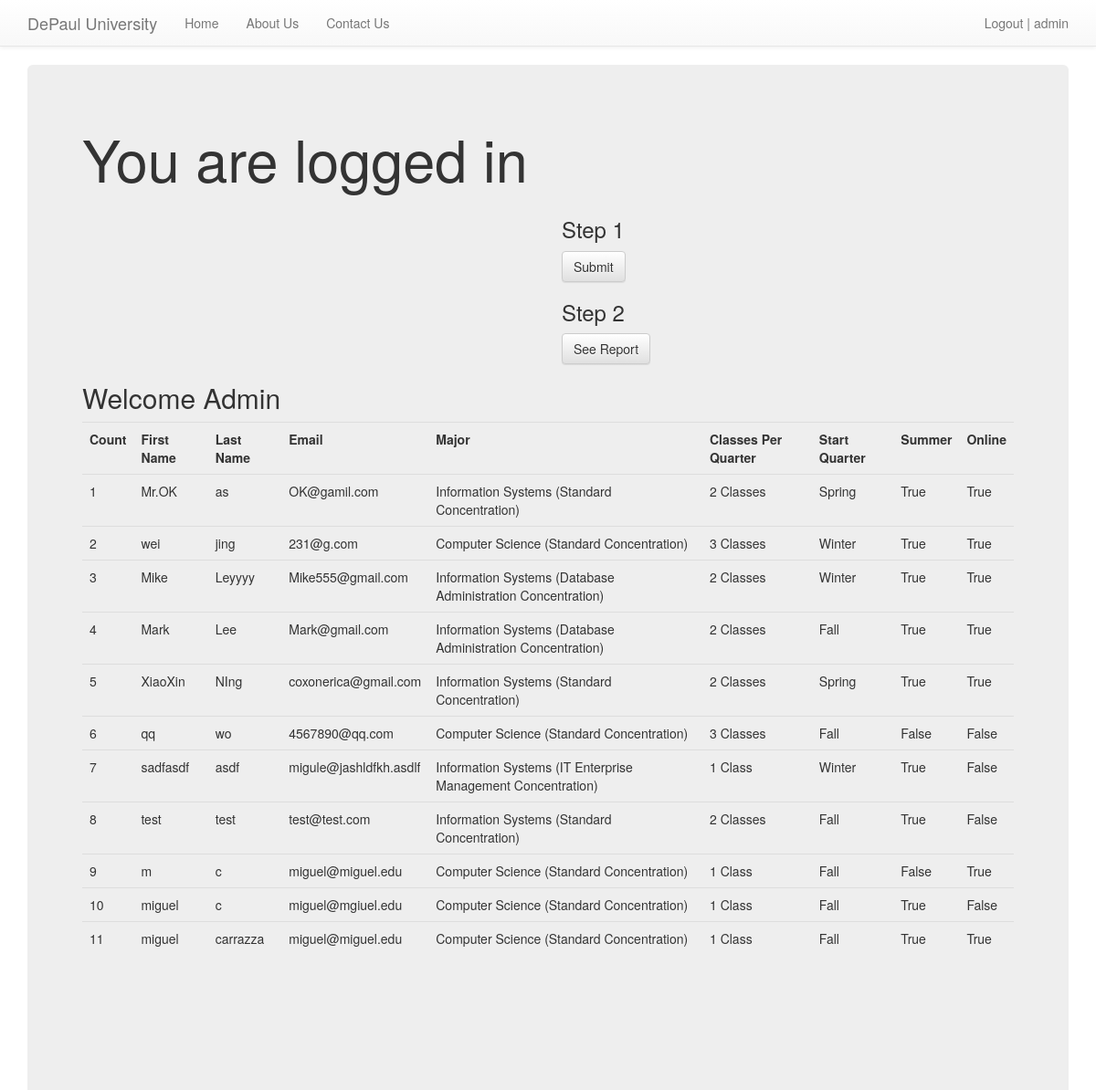
The app's page / (signed in), older data.
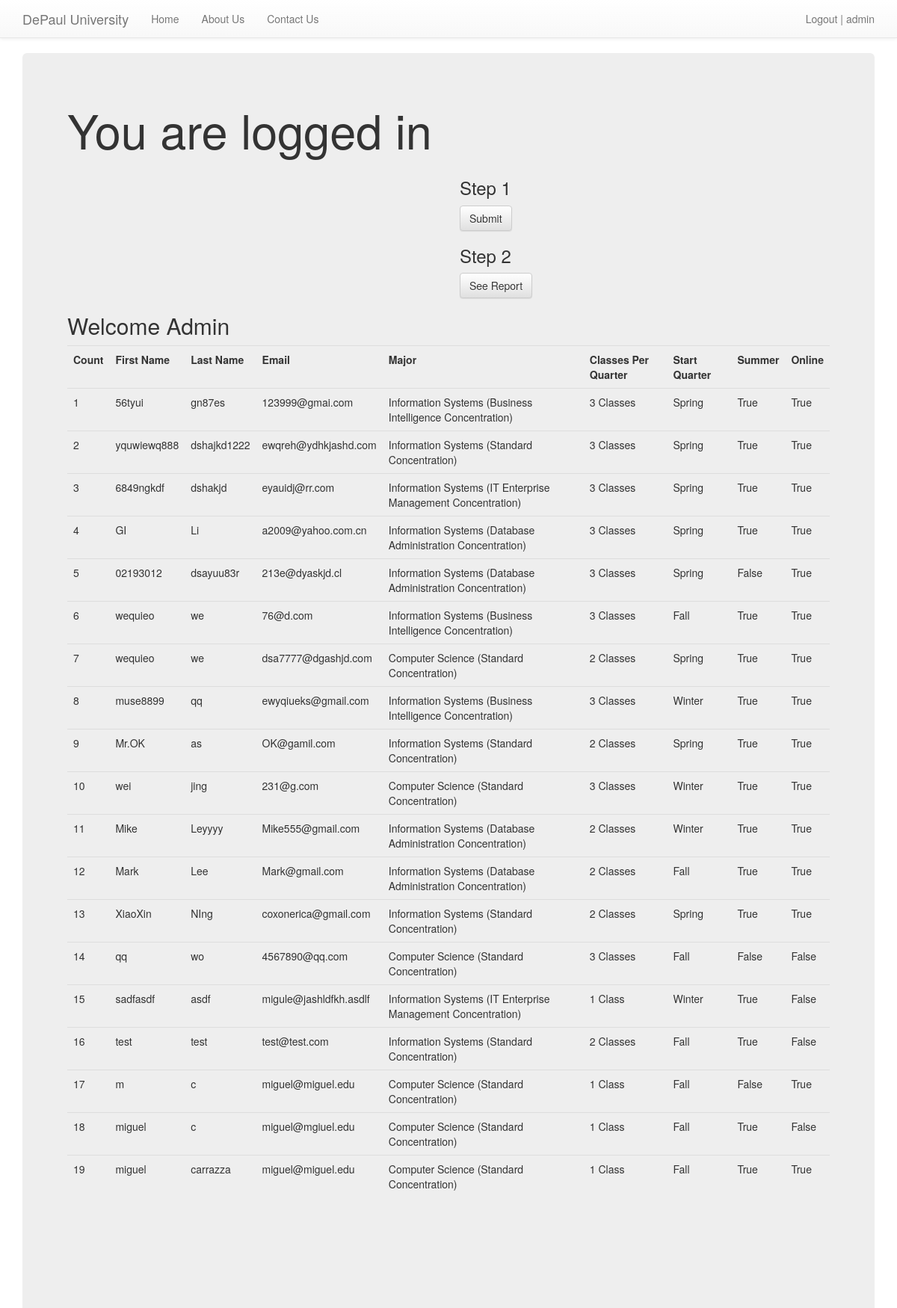
The same page, newer data.
### MyHome/models.py (models this page shows, shortened)
class SignUp(models.Model):
    email = models.EmailField()
    First_Name = models.CharField(max_length=120, blank=False, null=True)
    Last_Name = models.CharField(max_length=120, blank=False, null=True)
    Classes_Per_Quarter = models.CharField(max_length=120, blank=False, null=True, default = '1')
    Major = models.CharField(max_length=120, blank=False, null=True, default = "Computer Science (Standard Concentration)")
    Classes_Per_Quarter = models.CharField(max_length=120, blank=False, null=True)
    Major = models.CharField(max_length=120, blank=False, null=True)
    summer = models.BooleanField(default=False)
    online = models.BooleanField(default=False)
    timestamp = models.DateTimeField(auto_now_add=True, auto_now=False)
    updated = models.DateTimeField(auto_now_add=False, auto_now=True)
    ClassesPerQuarter = (('1', '1'), ('2', '2'), ('3', '3'),)
    ClassesPerQuarter = (('1 Class', '1 Class'), ('2 Classes', '2 Classes'), ('3 Classes', '3 Classes'),)
    Classes_Per_Quarter = models.CharField(max_length=120, choices=ClassesPerQuarter, default = '1')
    Classes_Per_Quarter = models.CharField(max_length=120, choices=ClassesPerQuarter)
    MyMajor = (('Computer Science (Standard Concentration)', 'Computer Science (Standard Concentration)'),
               ('Information Systems (Business Analysis/Systems Analysis)', 'Information Systems (Business Analysis/Systems Analysis)'),
               ('Information Systems (Business Intelligence Concentration)', 'Information Systems (Business Intelligence Concentration)'),
               ('Information Systems (Database Administration Concentration)', 'Information Systems (Database Administration Concentration)'),
               ('Information Systems (IT Enterprise Management Concentration)', 'Information Systems (IT Enterprise Management Concentration)'),
               ('Information Systems (Standard Concentration)', 'Information Systems (Standard Concentration)'),)
    Major = models.CharField(max_length=120, choices=MyMajor, default = "Computer Science (Standard Concentration)")
    StartQuarter = (('Fall', 'Fall'), ('Winter', 'Winter'), ('Spring', 'Spring'),)
    Start_Quarter = models.CharField(max_length=120, choices=StartQuarter, default = 'Fall')
    Start_Quarter = models.CharField(max_length=120, choices=StartQuarter)

### MyHome/views.py (the view, shortened to what this page needs)
# urls.py: url(r'^$', home, name='home'),
def home(request):
    title = 'Sign Up Now'
    form = SignUpForm(request.POST or None)
    context = {
        "title": title,
        "form": form
    }
    if request.user.is_authenticated() and request.user.is_staff:
        queryset = SignUp.objects.all().order_by('-timestamp')
        context = {
            "queryset": queryset
        }
    return render(request, "home.html", context)

### templates/home.html (shortened to what this page needs)
{% extends "base.html" %}
{% load crispy_forms_tags %}
{% block jumbotron %}
<div class="jumbotron">
{% endblock %}
{% block content %}
{% if request.user.is_authenticated %}
<h1>You are logged in</h1>
<div class='row'>
    <div class='col-sm-5 col-sm-offset-6'>
<form method='POST' action=''>{% csrf_token %}
    <h3>Step 1</h3>
    <input class='btn btn-default' type='Submit' value='Submit'/>
    <h3>Step 2</h3>
    <input class='btn btn-default' onclick="window.location.href='/result/'" type='button' value='See Report'/>
</form>
    </div>
</div>
    {% if queryset %}
    <h2>Welcome Admin</h2>
    <table class='table'>
        <tr>
            <th>Count</th>
            <th>First Name</th>
            <th>Last Name</th>
            <th>Email</th>
            <th>Major</th>
            <th>Classes Per Quarter</th>
            <th>Start Quarter</th>
            <th>Summer</th>
            <th>Online</th>
        </tr>
    {% for instance in queryset %}
        <tr><td>{{ forloop.counter }}</td>
            <td>{{ instance.First_Name }} </td>
            <td>{{ instance.Last_Name }} </td>
            <td>{{ instance.email }} </td>
            <td>{{ instance.Major }}</td>
            <td>{{ instance.Classes_Per_Quarter }} </td>
            <td>{{ instance.Start_Quarter }}</td>
            <td>{{ instance.summer }} </td>
            <td>{{ instance.online }} </td>
        </tr>
    {% endfor %}
    </table>
    {% endif %}
{% endif %}
<div class = "row">
<br><br><br><br><br>
</div>
{% endblock %}

### templates/base.html (shortened to what this page needs)
<!DOCTYPE html>
<html lang="en">
  <head>
      {% include 'head_css.html' %}
  </head>
  <body>
  {% include 'navbar.html' %}
    <div class="container">
        {% block jumbotron %}
        {% endblock %}
        {% block content %}
        {% endblock %}
    </div>
  </body>
</html>

### templates/head_css.html (shortened to what this page needs)
<link rel="stylesheet" href="https://maxcdn.bootstrapcdn.com/bootstrap/3.3.7/css/bootstrap.min.css">
<link rel="stylesheet" href="https://maxcdn.bootstrapcdn.com/bootstrap/3.3.7/css/bootstrap-theme.min.css">

### templates/navbar.html (shortened to what this page needs)
    <nav class="navbar navbar-default navbar-static-top">
      <div class="container">
        <div class="navbar-header">
          <a class="navbar-brand" href="{% url 'home' %}">DePaul University</a>
        </div>
        <div id="navbar" class="navbar-collapse collapse">
          <ul class="nav navbar-nav">
            <li><a href="{% url 'home' %}">Home</a></li>
            <li><a href="{% url 'about' %}">About Us</a></li>
            <li><a href="{% url 'contact' %}">Contact Us</a></li>
          </ul>
          <ul class="nav navbar-nav navbar-right">
            {% if request.user.is_authenticated %}
            <li><a href="{% url 'auth_logout' %}">Logout | {{ request.user }}</a></li>
            {% else %}
            <li><a href="{% url 'registration_register' %}">Register</a></li>{% endif %}
          </ul>
        </div>
      </div>
    </nav>

Row changes from the older to the newer data that the page shows:
added SignUp: First_Name "56tyui", Last_Name "gn87es", email "123999@gmai.com", Major "Information Systems (Business Intelligence Concentration)", Classes_Per_Quarter "3 Classes", Start_Quarter "Spring", summer "True", online "True"
added SignUp: First_Name "yquwiewq888", Last_Name "dshajkd1222", email "ewqreh@ydhkjashd.com", Major "Information Systems (Standard Concentration)", Classes_Per_Quarter "3 Classes", Start_Quarter "Spring", summer "True", online "True"
added SignUp: First_Name "6849ngkdf", Last_Name "dshakjd", email "eyauidj@rr.com", Major "Information Systems (IT Enterprise Management Concentration)", Classes_Per_Quarter "3 Classes", Start_Quarter "Spring", summer "True", online "True"
added SignUp: First_Name "GI", Last_Name "Li", email "a2009@yahoo.com.cn", Major "Information Systems (Database Administration Concentration)", Classes_Per_Quarter "3 Classes", Start_Quarter "Spring", summer "True", online "True"
added SignUp: First_Name "02193012", Last_Name "dsayuu83r", email "213e@dyaskjd.cl", Major "Information Systems (Database Administration Concentration)", Classes_Per_Quarter "3 Classes", Start_Quarter "Spring", summer "False", online "True"
added SignUp: First_Name "wequieo", Last_Name "we", email "76@d.com", Major "Information Systems (Business Intelligence Concentration)", Classes_Per_Quarter "3 Classes", Start_Quarter "Fall", summer "True", online "True"
added SignUp: First_Name "wequieo", Last_Name "we", email "dsa7777@dgashjd.com", Major "Computer Science (Standard Concentration)", Classes_Per_Quarter "2 Classes", Start_Quarter "Spring", summer "True", online "True"
added SignUp: First_Name "muse8899", Last_Name "qq", email "ewyqiueks@gmail.com", Major "Information Systems (Business Intelligence Concentration)", Classes_Per_Quarter "3 Classes", Start_Quarter "Winter", summer "True", online "True"
